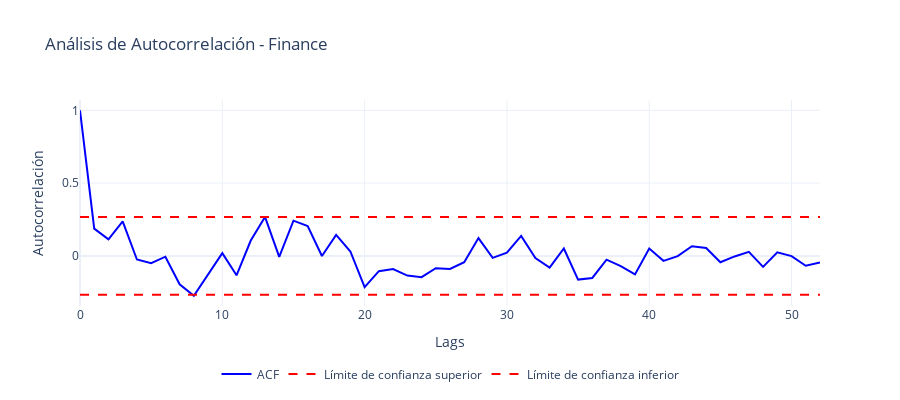
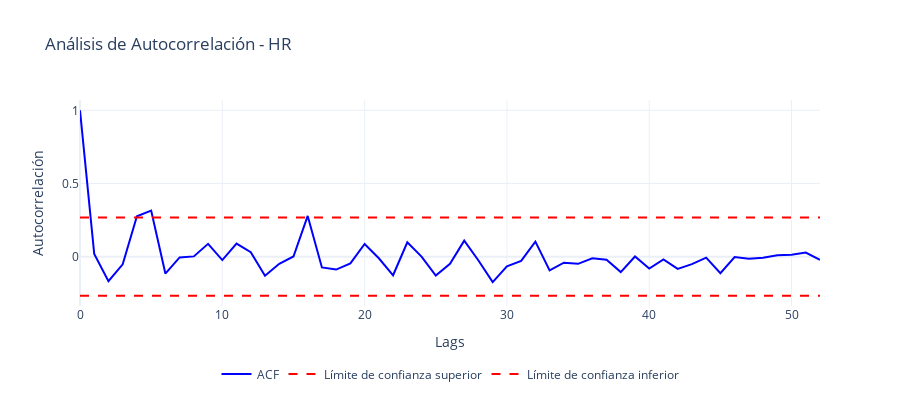
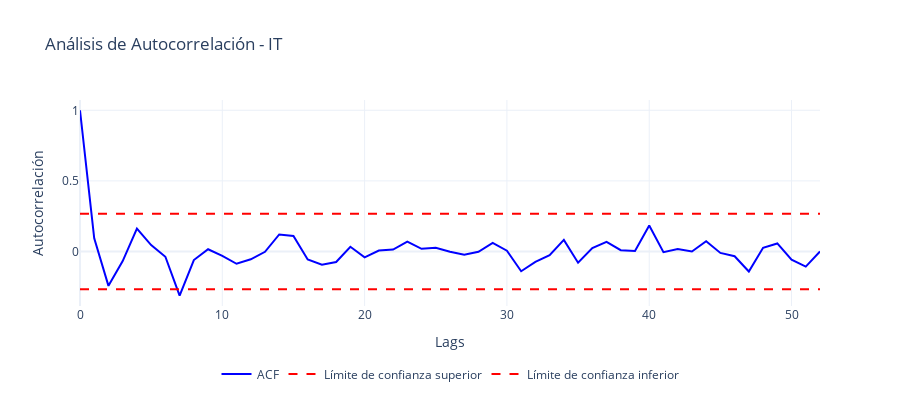
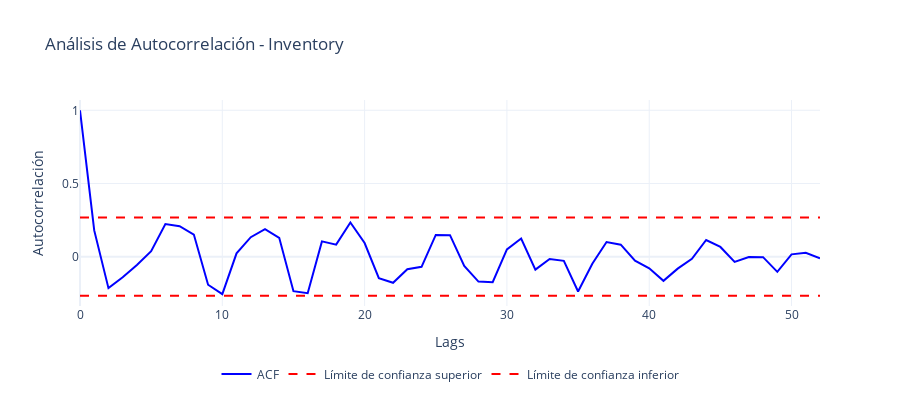

Source (notebook cell) for these figures, in order:
### Markdown cell above
### 3.2. Evaluar Estacionalidad

### Code cell
def analyze_seasonality(historical_data, department=None):
    """Analiza la estacionalidad para un departamento específico usando ACF"""
    
    if department is None:
        departments = historical_data['department'].unique()
    else:
        departments = [department]
        
    # Crear figura para ACF
    fig = go.Figure()
    
    # Diccionario para almacenar resultados
    seasonality_results = {}
    
    # Analizar el departamento
    dept_data = historical_data[historical_data['department'] == department]
    
    if len(dept_data) < 10:
        print(f"\nAdvertencia: Datos insuficientes para {department}")
        return None, None
        
    # Calcular ACF
    acf_values = acf(dept_data['total_overtime'], nlags=52, fft=True)
    confidence_level = 1.96/np.sqrt(len(dept_data))
    lags = np.arange(len(acf_values))
    
    # Agregar ACF plot
    fig.add_trace(
        go.Scatter(
            x=lags,
            y=acf_values,
            mode='lines',
            name='ACF',
            line=dict(color='blue')
        )
    )
    
    # Agregar líneas de confianza
    fig.add_trace(
        go.Scatter(
            x=lags,
            y=[confidence_level]*len(lags),
            mode='lines',
            line=dict(dash='dash', color='red'),
            name='Límite de confianza superior'
        )
    )
    
    fig.add_trace(
        go.Scatter(
            x=lags,
            y=[-confidence_level]*len(lags),
            mode='lines',
            line=dict(dash='dash', color='red'),
            name='Límite de confianza inferior'
        )
    )
    
    # Detectar estacionalidad
    significant_lags = [i for i in range(1, len(acf_values)) 
                      if abs(acf_values[i]) > confidence_level]
    
    # Buscar patrones repetitivos
    if len(significant_lags) > 0:
        potential_seasons = [lag for lag in significant_lags if lag > 4]
        seasonal_strength = np.mean([abs(acf_values[lag]) for lag in potential_seasons]) if potential_seasons else 0
        
        # Determinar tipo de estacionalidad
        if seasonal_strength > 0.6:
            seasonality_type = "Fuerte"
        elif seasonal_strength > 0.3:
            seasonality_type = "Moderada"
        elif seasonal_strength > 0.1:
            seasonality_type = "Débil"
        else:
            seasonality_type = "No detectada"
            
        # Identificar posible período estacional
        if potential_seasons:
            possible_period = min(potential_seasons)
        else:
            possible_period = None
    else:
        seasonality_type = "No detectada"
        possible_period = None
        seasonal_strength = 0
    
    # Almacenar resultados
    seasonality_results = {
        'seasonality_type': seasonality_type,
        'seasonal_strength': seasonal_strength,
        'possible_period': possible_period,
        'significant_lags': significant_lags
    }
    
    # Actualizar diseño con leyenda abajo al centro
    fig.update_layout(
        height=400,
        title_text=f"Análisis de Autocorrelación - {department}",
        showlegend=True,
        template='plotly_white',
        xaxis_title="Lags",
        yaxis_title="Autocorrelación",
        legend=dict(
            orientation="h",
            yanchor="bottom",
            y=-0.4,
            xanchor="center",
            x=0.5
        )
    )
    
    # Mostrar resultados
    print(f"\nResultados del análisis de estacionalidad para {department}:")
    print("-" * 70)
    print(f"Tipo de estacionalidad: {seasonality_type}")
    print(f"Fuerza de la estacionalidad: {seasonal_strength:.2f}")
    if possible_period:
        print(f"Posible período estacional: {possible_period} semanas")
    print(f"Lags significativos: {significant_lags}")
    
    return fig, seasonality_results

# Para usar la función para un departamento específico:
departments = historical_data['department'].unique()
for dept in departments:
    print(f"\nAnalizando {dept}...")
    fig_acf, results = analyze_seasonality(historical_data, dept)
    if isinstance(fig_acf, go.Figure):
        fig_acf.show()

### Figure 1 — Plotly figure (JSON) as saved in the notebook; plotly's stock layout.template omitted (floating-point values rounded to 4 significant figures)
{"data": [{"line": {"color": "blue"}, "mode": "lines", "name": "ACF", "type": "scatter", "x": [0, 1, 2, 3, 4, 5, 6, 7, 8, 9, 10, 11, 12, 13, 14, 15, 16, 17, 18, 19, 20, 21, 22, 23, 24, 25, 26, 27, 28, 29, 30, 31, 32, 33, 34, 35, 36, 37, 38, 39, 40, 41, 42, 43, 44, 45, 46, 47, 48, 49, 50, 51, 52], "y": [1.0, 0.1875, 0.1132, 0.2365, -0.02472, -0.04986, -0.00556, -0.1948, -0.2733, -0.1244, 0.01861, -0.133, 0.1058, 0.2675, -0.006174, 0.242, 0.205, -0.0006447, 0.1448, 0.03029, -0.2149, -0.1049, -0.09012, -0.1353, -0.1462, -0.08487, -0.09011, -0.04279, 0.1226, -0.01376, 0.0216, 0.1374, -0.0154, -0.081, 0.05069, -0.1627, -0.1514, -0.02556, -0.07015, -0.1275, 0.05028, -0.03412, -0.001879, 0.0661, 0.05434, -0.04337, -0.003614, 0.02784, -0.0753, 0.02434, -0.001562, -0.06778, -0.04563]}, {"line": {"color": "red", "dash": "dash"}, "mode": "lines", "name": "Límite de confianza superior", "type": "scatter", "x": [0, 1, 2, 3, 4, 5, 6, 7, 8, 9, 10, 11, 12, 13, 14, 15, 16, 17, 18, 19, 20, 21, 22, 23, 24, 25, 26, 27, 28, 29, 30, 31, 32, 33, 34, 35, 36, 37, 38, 39, 40, 41, 42, 43, 44, 45, 46, 47, 48, 49, 50, 51, 52], "y": [0.2667, 0.2667, 0.2667, 0.2667, 0.2667, 0.2667, 0.2667, 0.2667, 0.2667, 0.2667, 0.2667, 0.2667, 0.2667, 0.2667, 0.2667, 0.2667, 0.2667, 0.2667, 0.2667, 0.2667, 0.2667, 0.2667, 0.2667, 0.2667, 0.2667, 0.2667, 0.2667, 0.2667, 0.2667, 0.2667, 0.2667, 0.2667, 0.2667, 0.2667, 0.2667, 0.2667, 0.2667, 0.2667, 0.2667, 0.2667, 0.2667, 0.2667, 0.2667, 0.2667, 0.2667, 0.2667, 0.2667, 0.2667, 0.2667, 0.2667, 0.2667, 0.2667, 0.2667]}, {"line": {"color": "red", "dash": "dash"}, "mode": "lines", "name": "Límite de confianza inferior", "type": "scatter", "x": [0, 1, 2, 3, 4, 5, 6, 7, 8, 9, 10, 11, 12, 13, 14, 15, 16, 17, 18, 19, 20, 21, 22, 23, 24, 25, 26, 27, 28, 29, 30, 31, 32, 33, 34, 35, 36, 37, 38, 39, 40, 41, 42, 43, 44, 45, 46, 47, 48, 49, 50, 51, 52], "y": [-0.2667, -0.2667, -0.2667, -0.2667, -0.2667, -0.2667, -0.2667, -0.2667, -0.2667, -0.2667, -0.2667, -0.2667, -0.2667, -0.2667, -0.2667, -0.2667, -0.2667, -0.2667, -0.2667, -0.2667, -0.2667, -0.2667, -0.2667, -0.2667, -0.2667, -0.2667, -0.2667, -0.2667, -0.2667, -0.2667, -0.2667, -0.2667, -0.2667, -0.2667, -0.2667, -0.2667, -0.2667, -0.2667, -0.2667, -0.2667, -0.2667, -0.2667, -0.2667, -0.2667, -0.2667, -0.2667, -0.2667, -0.2667, -0.2667, -0.2667, -0.2667, -0.2667, -0.2667]}], "layout": {"height": 400, "legend": {"orientation": "h", "x": 0.5, "xanchor": "center", "y": -0.4, "yanchor": "bottom"}, "showlegend": true, "title": {"text": "Análisis de Autocorrelación - Finance"}, "xaxis": {"title": {"text": "Lags"}}, "yaxis": {"title": {"text": "Autocorrelación"}}}}

### Figure 2 — Plotly figure (JSON) as saved in the notebook; plotly's stock layout.template omitted (floating-point values rounded to 4 significant figures)
{"data": [{"line": {"color": "blue"}, "mode": "lines", "name": "ACF", "type": "scatter", "x": [0, 1, 2, 3, 4, 5, 6, 7, 8, 9, 10, 11, 12, 13, 14, 15, 16, 17, 18, 19, 20, 21, 22, 23, 24, 25, 26, 27, 28, 29, 30, 31, 32, 33, 34, 35, 36, 37, 38, 39, 40, 41, 42, 43, 44, 45, 46, 47, 48, 49, 50, 51, 52], "y": [1.0, 0.0189, -0.1678, -0.05227, 0.2756, 0.3144, -0.1156, -0.004889, 0.001827, 0.08775, -0.02327, 0.0891, 0.03106, -0.1299, -0.04893, 0.001365, 0.2784, -0.07375, -0.08823, -0.0459, 0.08651, -0.01103, -0.1272, 0.09817, 0.0002196, -0.1293, -0.04923, 0.1097, -0.02591, -0.1742, -0.06634, -0.02922, 0.1026, -0.09423, -0.04153, -0.04902, -0.01063, -0.02077, -0.1052, 0.001153, -0.081, -0.01889, -0.08337, -0.05095, -0.00648, -0.1135, -0.00227, -0.01353, -0.007675, 0.009997, 0.0139, 0.02851, -0.02188]}, {"line": {"color": "red", "dash": "dash"}, "mode": "lines", "name": "Límite de confianza superior", "type": "scatter", "x": [0, 1, 2, 3, 4, 5, 6, 7, 8, 9, 10, 11, 12, 13, 14, 15, 16, 17, 18, 19, 20, 21, 22, 23, 24, 25, 26, 27, 28, 29, 30, 31, 32, 33, 34, 35, 36, 37, 38, 39, 40, 41, 42, 43, 44, 45, 46, 47, 48, 49, 50, 51, 52], "y": [0.2667, 0.2667, 0.2667, 0.2667, 0.2667, 0.2667, 0.2667, 0.2667, 0.2667, 0.2667, 0.2667, 0.2667, 0.2667, 0.2667, 0.2667, 0.2667, 0.2667, 0.2667, 0.2667, 0.2667, 0.2667, 0.2667, 0.2667, 0.2667, 0.2667, 0.2667, 0.2667, 0.2667, 0.2667, 0.2667, 0.2667, 0.2667, 0.2667, 0.2667, 0.2667, 0.2667, 0.2667, 0.2667, 0.2667, 0.2667, 0.2667, 0.2667, 0.2667, 0.2667, 0.2667, 0.2667, 0.2667, 0.2667, 0.2667, 0.2667, 0.2667, 0.2667, 0.2667]}, {"line": {"color": "red", "dash": "dash"}, "mode": "lines", "name": "Límite de confianza inferior", "type": "scatter", "x": [0, 1, 2, 3, 4, 5, 6, 7, 8, 9, 10, 11, 12, 13, 14, 15, 16, 17, 18, 19, 20, 21, 22, 23, 24, 25, 26, 27, 28, 29, 30, 31, 32, 33, 34, 35, 36, 37, 38, 39, 40, 41, 42, 43, 44, 45, 46, 47, 48, 49, 50, 51, 52], "y": [-0.2667, -0.2667, -0.2667, -0.2667, -0.2667, -0.2667, -0.2667, -0.2667, -0.2667, -0.2667, -0.2667, -0.2667, -0.2667, -0.2667, -0.2667, -0.2667, -0.2667, -0.2667, -0.2667, -0.2667, -0.2667, -0.2667, -0.2667, -0.2667, -0.2667, -0.2667, -0.2667, -0.2667, -0.2667, -0.2667, -0.2667, -0.2667, -0.2667, -0.2667, -0.2667, -0.2667, -0.2667, -0.2667, -0.2667, -0.2667, -0.2667, -0.2667, -0.2667, -0.2667, -0.2667, -0.2667, -0.2667, -0.2667, -0.2667, -0.2667, -0.2667, -0.2667, -0.2667]}], "layout": {"height": 400, "legend": {"orientation": "h", "x": 0.5, "xanchor": "center", "y": -0.4, "yanchor": "bottom"}, "showlegend": true, "title": {"text": "Análisis de Autocorrelación - HR"}, "xaxis": {"title": {"text": "Lags"}}, "yaxis": {"title": {"text": "Autocorrelación"}}}}

### Figure 3 — Plotly figure (JSON) as saved in the notebook; plotly's stock layout.template omitted (floating-point values rounded to 4 significant figures)
{"data": [{"line": {"color": "blue"}, "mode": "lines", "name": "ACF", "type": "scatter", "x": [0, 1, 2, 3, 4, 5, 6, 7, 8, 9, 10, 11, 12, 13, 14, 15, 16, 17, 18, 19, 20, 21, 22, 23, 24, 25, 26, 27, 28, 29, 30, 31, 32, 33, 34, 35, 36, 37, 38, 39, 40, 41, 42, 43, 44, 45, 46, 47, 48, 49, 50, 51, 52], "y": [1.0, 0.09265, -0.2433, -0.06797, 0.1621, 0.04534, -0.03734, -0.3132, -0.06058, 0.01589, -0.0306, -0.08704, -0.05539, -0.002215, 0.1206, 0.1099, -0.05707, -0.09339, -0.07459, 0.03344, -0.04114, 0.007029, 0.01384, 0.0705, 0.0187, 0.02659, -0.002283, -0.02218, -0.001997, 0.06134, 0.00563, -0.1399, -0.07347, -0.02622, 0.08202, -0.07963, 0.02375, 0.06789, 0.009297, 0.003039, 0.1839, -0.004967, 0.01791, 4.93e-07, 0.07248, -0.01005, -0.0335, -0.1417, 0.02643, 0.05679, -0.05811, -0.1073, 6.702e-05]}, {"line": {"color": "red", "dash": "dash"}, "mode": "lines", "name": "Límite de confianza superior", "type": "scatter", "x": [0, 1, 2, 3, 4, 5, 6, 7, 8, 9, 10, 11, 12, 13, 14, 15, 16, 17, 18, 19, 20, 21, 22, 23, 24, 25, 26, 27, 28, 29, 30, 31, 32, 33, 34, 35, 36, 37, 38, 39, 40, 41, 42, 43, 44, 45, 46, 47, 48, 49, 50, 51, 52], "y": [0.2667, 0.2667, 0.2667, 0.2667, 0.2667, 0.2667, 0.2667, 0.2667, 0.2667, 0.2667, 0.2667, 0.2667, 0.2667, 0.2667, 0.2667, 0.2667, 0.2667, 0.2667, 0.2667, 0.2667, 0.2667, 0.2667, 0.2667, 0.2667, 0.2667, 0.2667, 0.2667, 0.2667, 0.2667, 0.2667, 0.2667, 0.2667, 0.2667, 0.2667, 0.2667, 0.2667, 0.2667, 0.2667, 0.2667, 0.2667, 0.2667, 0.2667, 0.2667, 0.2667, 0.2667, 0.2667, 0.2667, 0.2667, 0.2667, 0.2667, 0.2667, 0.2667, 0.2667]}, {"line": {"color": "red", "dash": "dash"}, "mode": "lines", "name": "Límite de confianza inferior", "type": "scatter", "x": [0, 1, 2, 3, 4, 5, 6, 7, 8, 9, 10, 11, 12, 13, 14, 15, 16, 17, 18, 19, 20, 21, 22, 23, 24, 25, 26, 27, 28, 29, 30, 31, 32, 33, 34, 35, 36, 37, 38, 39, 40, 41, 42, 43, 44, 45, 46, 47, 48, 49, 50, 51, 52], "y": [-0.2667, -0.2667, -0.2667, -0.2667, -0.2667, -0.2667, -0.2667, -0.2667, -0.2667, -0.2667, -0.2667, -0.2667, -0.2667, -0.2667, -0.2667, -0.2667, -0.2667, -0.2667, -0.2667, -0.2667, -0.2667, -0.2667, -0.2667, -0.2667, -0.2667, -0.2667, -0.2667, -0.2667, -0.2667, -0.2667, -0.2667, -0.2667, -0.2667, -0.2667, -0.2667, -0.2667, -0.2667, -0.2667, -0.2667, -0.2667, -0.2667, -0.2667, -0.2667, -0.2667, -0.2667, -0.2667, -0.2667, -0.2667, -0.2667, -0.2667, -0.2667, -0.2667, -0.2667]}], "layout": {"height": 400, "legend": {"orientation": "h", "x": 0.5, "xanchor": "center", "y": -0.4, "yanchor": "bottom"}, "showlegend": true, "title": {"text": "Análisis de Autocorrelación - IT"}, "xaxis": {"title": {"text": "Lags"}}, "yaxis": {"title": {"text": "Autocorrelación"}}}}

### Figure 4 — Plotly figure (JSON) as saved in the notebook; plotly's stock layout.template omitted (floating-point values rounded to 4 significant figures)
{"data": [{"line": {"color": "blue"}, "mode": "lines", "name": "ACF", "type": "scatter", "x": [0, 1, 2, 3, 4, 5, 6, 7, 8, 9, 10, 11, 12, 13, 14, 15, 16, 17, 18, 19, 20, 21, 22, 23, 24, 25, 26, 27, 28, 29, 30, 31, 32, 33, 34, 35, 36, 37, 38, 39, 40, 41, 42, 43, 44, 45, 46, 47, 48, 49, 50, 51, 52], "y": [1.0, 0.1795, -0.2149, -0.1406, -0.05635, 0.03793, 0.223, 0.208, 0.1509, -0.1916, -0.2565, 0.02271, 0.1329, 0.1873, 0.1285, -0.2358, -0.2499, 0.1044, 0.08199, 0.2333, 0.09309, -0.1473, -0.1786, -0.08602, -0.06928, 0.1488, 0.1468, -0.06362, -0.1701, -0.1743, 0.04922, 0.124, -0.08869, -0.01572, -0.02849, -0.2382, -0.04827, 0.0999, 0.08199, -0.02726, -0.07919, -0.1652, -0.08173, -0.0143, 0.1138, 0.06642, -0.03579, -0.002511, -0.003449, -0.1038, 0.01586, 0.02628, -0.01129]}, {"line": {"color": "red", "dash": "dash"}, "mode": "lines", "name": "Límite de confianza superior", "type": "scatter", "x": [0, 1, 2, 3, 4, 5, 6, 7, 8, 9, 10, 11, 12, 13, 14, 15, 16, 17, 18, 19, 20, 21, 22, 23, 24, 25, 26, 27, 28, 29, 30, 31, 32, 33, 34, 35, 36, 37, 38, 39, 40, 41, 42, 43, 44, 45, 46, 47, 48, 49, 50, 51, 52], "y": [0.2667, 0.2667, 0.2667, 0.2667, 0.2667, 0.2667, 0.2667, 0.2667, 0.2667, 0.2667, 0.2667, 0.2667, 0.2667, 0.2667, 0.2667, 0.2667, 0.2667, 0.2667, 0.2667, 0.2667, 0.2667, 0.2667, 0.2667, 0.2667, 0.2667, 0.2667, 0.2667, 0.2667, 0.2667, 0.2667, 0.2667, 0.2667, 0.2667, 0.2667, 0.2667, 0.2667, 0.2667, 0.2667, 0.2667, 0.2667, 0.2667, 0.2667, 0.2667, 0.2667, 0.2667, 0.2667, 0.2667, 0.2667, 0.2667, 0.2667, 0.2667, 0.2667, 0.2667]}, {"line": {"color": "red", "dash": "dash"}, "mode": "lines", "name": "Límite de confianza inferior", "type": "scatter", "x": [0, 1, 2, 3, 4, 5, 6, 7, 8, 9, 10, 11, 12, 13, 14, 15, 16, 17, 18, 19, 20, 21, 22, 23, 24, 25, 26, 27, 28, 29, 30, 31, 32, 33, 34, 35, 36, 37, 38, 39, 40, 41, 42, 43, 44, 45, 46, 47, 48, 49, 50, 51, 52], "y": [-0.2667, -0.2667, -0.2667, -0.2667, -0.2667, -0.2667, -0.2667, -0.2667, -0.2667, -0.2667, -0.2667, -0.2667, -0.2667, -0.2667, -0.2667, -0.2667, -0.2667, -0.2667, -0.2667, -0.2667, -0.2667, -0.2667, -0.2667, -0.2667, -0.2667, -0.2667, -0.2667, -0.2667, -0.2667, -0.2667, -0.2667, -0.2667, -0.2667, -0.2667, -0.2667, -0.2667, -0.2667, -0.2667, -0.2667, -0.2667, -0.2667, -0.2667, -0.2667, -0.2667, -0.2667, -0.2667, -0.2667, -0.2667, -0.2667, -0.2667, -0.2667, -0.2667, -0.2667]}], "layout": {"height": 400, "legend": {"orientation": "h", "x": 0.5, "xanchor": "center", "y": -0.4, "yanchor": "bottom"}, "showlegend": true, "title": {"text": "Análisis de Autocorrelación - Inventory"}, "xaxis": {"title": {"text": "Lags"}}, "yaxis": {"title": {"text": "Autocorrelación"}}}}
